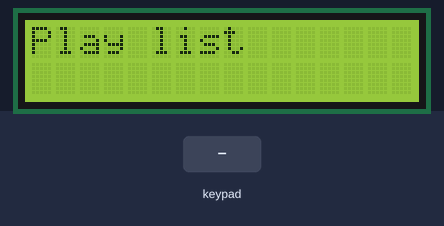
The sketch below on a simulated Arduino Uno, built with avr-gcc and run on an emulated ATmega328P. Shown: 16×2 character LCD. The test bench sets the inputs (shaded band).

Above: at 1.1 s.
At 12.4 s:
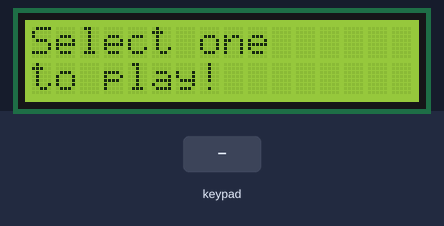
13.6 s: key '*' pressed
At 16.2 s:
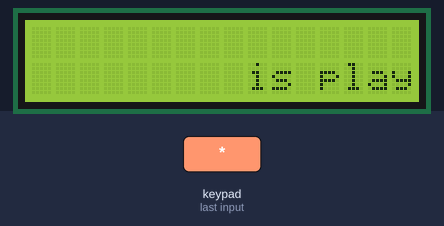
16.6 s: keypad keys 9 8 7 6 pressed 0.4 s apart
At 21.4 s:
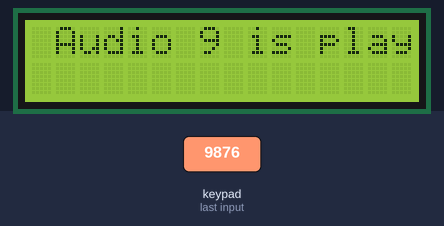
Timing chart, 0 to 22.9 s (numbered marks = the images above; inputs shaded):
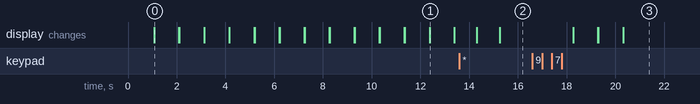

The sketch:

I2c_lcd.ino
```cpp
#include <Wire.h>
#include <LiquidCrystal_I2C.h>
LiquidCrystal_I2C lcd(0x20,16,2);
#include <Keypad.h>

const int ROW_NUM = 4; //four rows
const int COLUMN_NUM = 3; //three columns

char keys[ROW_NUM][COLUMN_NUM] = {
  {'1','2','3'},
  {'4','5','6'},
  {'7','8','9'},
  {'*','0','#'}
};

byte pin_rows[ROW_NUM] = {9, 8, 7, 6}; //connect to the row pinouts of the keypad
byte pin_column[COLUMN_NUM] = {5, 4, 3}; //connect to the column pin

Keypad keypad = Keypad( makeKeymap(keys), pin_rows, pin_column, ROW_NUM, COLUMN_NUM );


void setup() {
  lcd.begin(16,2);
  lcd.setCursor(5,0);
  lcd.print("Welcome");
  delay(1000);
  lcd.clear();
  lcd.print("Play list");
  delay(1000);
  lcd.clear();
  play_list();
  // put your setup code here, to run once:
}

String playList[10]={"Audio 1","Audio 2","Audio 3","Audio 4","Audio 5","Audio 6","Audio 7","Audio 8","Audio 9","Audio 10"};

void play_list(){
  for (int i =0; i<=9; i++){
    lcd.setCursor(0,0);
    lcd.print("Track ");
    lcd.print(i+1);
    delay(10);
    lcd.setCursor(0,2);
    lcd.print(playList[i]);
    delay(1000);
    lcd.clear();
  }
}
void play_audio(){
  int key = keypad.getKey();
  while (key ==0){
    key = keypad.getKey();
  }
  if(key !=0){
    //lcd.print(key-48);
    lcd.print(" ");
    lcd.print(playList[key-49]);
    lcd.print(" is playing");
    delay(3000);
    lcd.clear();
  }
}

void loop() {
  lcd.print("Select one ");
  lcd.setCursor(0,2);
  lcd.print("to play!");
  delay(1000);
  lcd.clear();
  play_audio();

  lcd.print("next");
  delay(1000);
  lcd.clear();
}
```

Measured:
- after the input at 16.6 s, the display: first differs from a run without the input after 3.7 s (image 3)
- what the display in image 0 shows lasts 1.0 s, from 1.1 s to 2.1 s
